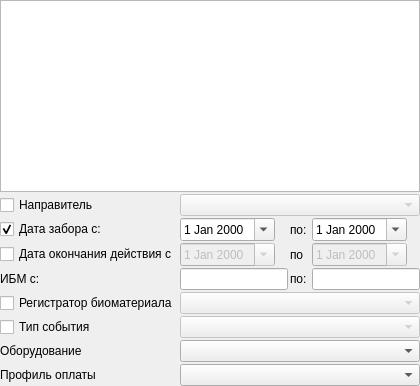
             <widget class="QWidget" name="pnlResultTissueTypePeriodEventType" native="true">
              <layout class="QGridLayout" name="gridLayout_10">
               <property name="margin">
                <number>0</number>
               </property>
               <property name="spacing">
                <number>2</number>
               </property>
               <item row="2" column="1">
                <widget class="CDateEdit" name="edtResultDateFrom">
                 <property name="sizePolicy">
                  <sizepolicy hsizetype="Maximum" vsizetype="Fixed">
                   <horstretch>0</horstretch>
                   <verstretch>0</verstretch>
                  </sizepolicy>
                 </property>
                 <property name="calendarPopup">
                  <bool>true</bool>
                 </property>
                </widget>
               </item>
               <item row="3" column="2">
                <widget class="QLabel" name="label">
                 <property name="text">
                  <string>по</string>
                 </property>
                </widget>
               </item>
               <item row="8" column="1" colspan="3">
                <widget class="CRBServiceComboBox" name="cmbResultService"/>
               </item>
               <item row="0" column="0" colspan="4">
                <widget class="CTableView" name="tblResultTissueType"/>
               </item>
               <item row="5" column="0">
                <widget class="QCheckBox" name="chkResultTissueRegistrator">
                 <property name="sizePolicy">
                  <sizepolicy hsizetype="Maximum" vsizetype="Fixed">
                   <horstretch>0</horstretch>
                   <verstretch>0</verstretch>
                  </sizepolicy>
                 </property>
                 <property name="text">
                  <string>Регистратор биоматериала</string>
                 </property>
                </widget>
               </item>
               <item row="8" column="0">
                <widget class="QLabel" name="lblResultService">
                 <property name="sizePolicy">
                  <sizepolicy hsizetype="Maximum" vsizetype="Preferred">
                   <horstretch>0</horstretch>
                   <verstretch>0</verstretch>
                  </sizepolicy>
                 </property>
                 <property name="text">
                  <string>Профиль оплаты</string>
                 </property>
                </widget>
               </item>
               <item row="1" column="0">
                <widget class="QCheckBox" name="chkResultRelegateOrg">
                 <property name="sizePolicy">
                  <sizepolicy hsizetype="Preferred" vsizetype="Fixed">
                   <horstretch>0</horstretch>
                   <verstretch>0</verstretch>
                  </sizepolicy>
                 </property>
                 <property name="text">
                  <string>Направитель</string>
                 </property>
                </widget>
               </item>
               <item row="5" column="1" colspan="3">
                <widget class="CPersonComboBoxEx" name="cmbResultTissueRegistrator">
                 <property name="enabled">
                  <bool>false</bool>
                 </property>
                </widget>
               </item>
               <item row="6" column="0">
                <widget class="QCheckBox" name="chkResultEventType">
                 <property name="sizePolicy">
                  <sizepolicy hsizetype="Maximum" vsizetype="Fixed">
                   <horstretch>0</horstretch>
                   <verstretch>0</verstretch>
                  </sizepolicy>
                 </property>
                 <property name="text">
                  <string>Тип события</string>
                 </property>
                </widget>
               </item>
               <item row="1" column="1" colspan="3">
                <widget class="COrgComboBox" name="cmbResultRelegateOrg">
                 <property name="enabled">
                  <bool>false</bool>
                 </property>
                 <property name="sizePolicy">
                  <sizepolicy hsizetype="Expanding" vsizetype="Fixed">
                   <horstretch>0</horstretch>
                   <verstretch>0</verstretch>
                  </sizepolicy>
                 </property>
                </widget>
               </item>
               <item row="6" column="1" colspan="3">
                <widget class="CRBComboBox" name="cmbResultEventType">
                 <property name="enabled">
                  <bool>false</bool>
                 </property>
                 <property name="sizePolicy">
                  <sizepolicy hsizetype="Expanding" vsizetype="Fixed">
                   <horstretch>0</horstretch>
                   <verstretch>0</verstretch>
                  </sizepolicy>
                 </property>
                </widget>
               </item>
               <item row="4" column="1">
                <widget class="QLineEdit" name="edtResultTissueIdentifierFrom">
                 <property name="sizePolicy">
                  <sizepolicy hsizetype="Expanding" vsizetype="Fixed">
                   <horstretch>0</horstretch>
                   <verstretch>0</verstretch>
                  </sizepolicy>
                 </property>
                 <property name="toolTip">
                  <string>Идентификатор биоматериала, нижняя граница
Если отсутствует верхняя граница('по') проверяет не полное вхождение</string>
                 </property>
                </widget>
               </item>
               <item row="2" column="3">
                <widget class="CDateEdit" name="edtResultDateTo">
                 <property name="sizePolicy">
                  <sizepolicy hsizetype="Maximum" vsizetype="Fixed">
                   <horstretch>0</horstretch>
                   <verstretch>0</verstretch>
                  </sizepolicy>
                 </property>
                 <property name="calendarPopup">
                  <bool>true</bool>
                 </property>
                </widget>
               </item>
               <item row="3" column="1">
                <widget class="CDateEdit" name="edtResultActionEndDateFrom">
                 <property name="enabled">
                  <bool>false</bool>
                 </property>
                 <property name="sizePolicy">
                  <sizepolicy hsizetype="Maximum" vsizetype="Fixed">
                   <horstretch>0</horstretch>
                   <verstretch>0</verstretch>
                  </sizepolicy>
                 </property>
                 <property name="calendarPopup">
                  <bool>true</bool>
                 </property>
                </widget>
               </item>
               <item row="4" column="2">
                <widget class="QLabel" name="lblResultTissueIdentifierTo">
                 <property name="sizePolicy">
                  <sizepolicy hsizetype="Maximum" vsizetype="Preferred">
                   <horstretch>0</horstretch>
                   <verstretch>0</verstretch>
                  </sizepolicy>
                 </property>
                 <property name="text">
                  <string>по: </string>
                 </property>
                </widget>
               </item>
               <item row="2" column="2">
                <widget class="QLabel" name="lblResultTo">
                 <property name="sizePolicy">
                  <sizepolicy hsizetype="Maximum" vsizetype="Preferred">
                   <horstretch>0</horstretch>
                   <verstretch>0</verstretch>
                  </sizepolicy>
                 </property>
                 <property name="text">
                  <string>по: </string>
                 </property>
                </widget>
               </item>
               <item row="3" column="0">
                <widget class="QCheckBox" name="chkResultActionEndDate">
                 <property name="text">
                  <string>Дата окончания действия с</string>
                 </property>
                </widget>
               </item>
               <item row="4" column="3">
                <widget class="QLineEdit" name="edtResultTissueIdentifierTo">
                 <property name="sizePolicy">
                  <sizepolicy hsizetype="Expanding" vsizetype="Fixed">
                   <horstretch>0</horstretch>
                   <verstretch>0</verstretch>
                  </sizepolicy>
                 </property>
                 <property name="toolTip">
                  <string>Идентификатор биоматериала, верхняя граница</string>
                 </property>
                </widget>
               </item>
               <item row="3" column="3">
                <widget class="CDateEdit" name="edtResultActionEndDateTo">
                 <property name="enabled">
                  <bool>false</bool>
                 </property>
                 <property name="sizePolicy">
                  <sizepolicy hsizetype="Maximum" vsizetype="Fixed">
                   <horstretch>0</horstretch>
                   <verstretch>0</verstretch>
                  </sizepolicy>
                 </property>
                 <property name="calendarPopup">
                  <bool>true</bool>
                 </property>
                </widget>
               </item>
               <item row="2" column="0">
                <widget class="QCheckBox" name="chkResultTakenDatetime">
                 <property name="text">
                  <string>Дата забора с: </string>
                 </property>
                 <property name="checked">
                  <bool>true</bool>
                 </property>
                </widget>
               </item>
               <item row="4" column="0">
                <widget class="QLabel" name="lblResultTissueIdentifierFrom">
                 <property name="sizePolicy">
                  <sizepolicy hsizetype="Maximum" vsizetype="Preferred">
                   <horstretch>0</horstretch>
                   <verstretch>0</verstretch>
                  </sizepolicy>
                 </property>
                 <property name="text">
                  <string>ИБМ с: </string>
                 </property>
                </widget>
               </item>
               <item row="7" column="0">
                <widget class="QLabel" name="lblResultEquipment">
                 <property name="text">
                  <string>Оборудование</string>
                 </property>
                </widget>
               </item>
               <item row="7" column="1" colspan="3">
                <widget class="CRBComboBox" name="cmbResultEquipment"/>
               </item>
              </layout>
             </widget>
